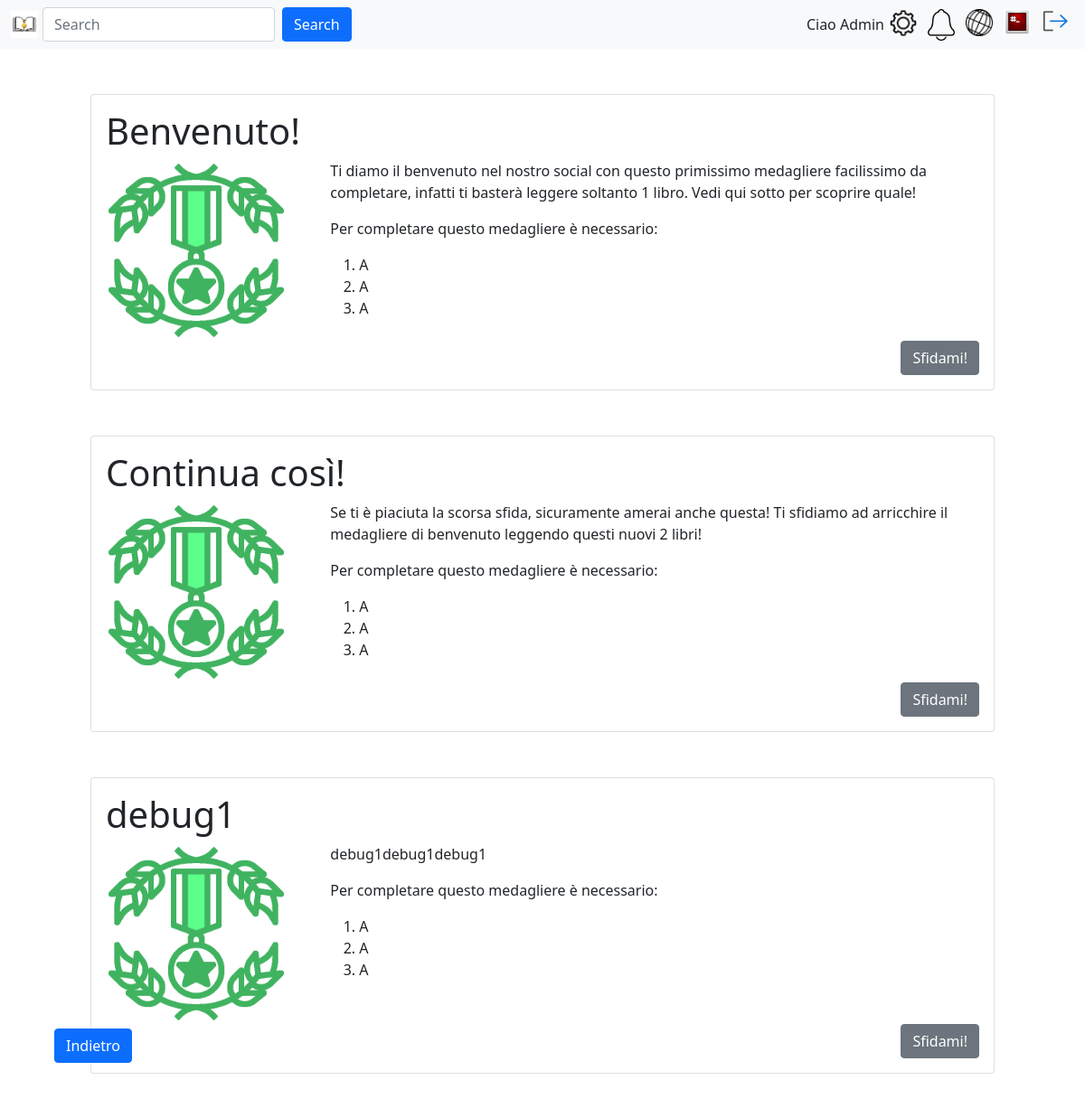
Page /newMedagliere.php (signed in) on the committed database.
### tables this page shows
CREATE TABLE `utente` (
  `id` int(8) NOT NULL AUTO_INCREMENT,
  `username` varchar(80) NOT NULL,
  `email` varchar(80) NOT NULL,
  `pwd` varchar(120) NOT NULL,
  `immagineProfilo` varchar(255) NOT NULL,
  `isAdmin` int(1) NOT NULL,
  `descrizione` varchar(150) DEFAULT NULL,
  `stato` int(1) NOT NULL,
  `numeroFollow` int(8) NOT NULL,
  PRIMARY KEY (`id`)
);

CREATE TABLE `medagliere` (
  `id` int(8) NOT NULL,
  `titolo` varchar(255) NOT NULL,
  `descrizione` varchar(1023) NOT NULL DEFAULT 'Un nuovo medagliere ti aspetta!',
  PRIMARY KEY (`id`),
  UNIQUE KEY `ID_MEDAGLIERE_IND` (`id`)
);

### include/login.model.php (called while the page is built, shortened)
<?php
require_once 'config.php';
function getDbImageName(string $username){
    global $conn;
    $sql = "SELECT immagineProfilo FROM utente WHERE username = ?";
    $stmt = $conn->prepare($sql);
    $stmt->bind_param("s", $username);
    $stmt->execute();
    $result = $stmt->get_result();
    return $result->fetch_assoc()['immagineProfilo'];
}
?>

### include/login.controller.php (called while the page is built, shortened)
<?php
function getUserImage(string $username){
    $defaultProfileImage = "images/users/default.png";
    $image = "images/users/" . getDbImageName($username);
    try {
        if (is_file($image) && (getimagesize($image) !== false)) {
                return $image;
            }
    }
    catch (Exception $e) {
        echo '<script>';
        echo 'console.log("Errore nel reperire l\'immagine del profilo utente da db");';
        echo '</script>';
        }
    return $defaultProfileImage;
}
?>

### include/selectors.php (called while the page is built, shortened)
<?php
require_once("config.php");
function getMedThatUserNotChallenge($idUser){
    global $conn;
    $sql = "SELECT M.id
            From medagliere M
            where M.id not in(select S.medagliereId
                        from sottoscrive S
                        where S.utenteId = ?);";
    $stmt = $conn->prepare($sql);
    $stmt->bind_param("i", $idUser);
    $stmt->execute();
    $result = $stmt->get_result();
    $tmp = $result->fetch_all(MYSQLI_ASSOC);
    return array_column($tmp, 'id');
}
function getMedInfo($medId){
    global $conn;
    $sql = "SELECT * FROM medagliere M WHERE M.id=?;";
    $stmt = $conn->prepare($sql);
    $stmt->bind_param("i", $medId);
    $stmt->execute();
    $result = $stmt->get_result();
    $tmp = $result->fetch_all(MYSQLI_ASSOC);
    return $tmp;
}
?>

### newMedagliere.php (the view, shortened to what this page needs)
<?php
require_once('include/insertOnDB.php');
require("include/selectors.php");
$basicAmount = 10;
$amountLoading = isset($_POST["amountLoad"]) ? $_POST["amountLoad"] : 0;
$amountForLoad = 5;
$toLoad = $basicAmount + ($amountLoading * $amountForLoad);
function createOneMed($medToPrint, $indexToConsider){
    $toAdd = "Med" . $indexToConsider;
    $infos = getMedInfo($medToPrint[$indexToConsider])[0];
    $titleMed = $infos["titolo"];
    $imgToAdd = "medagliaFacile.png";
    $descMed = $infos["descrizione"];
    $books = "<li>A</li><li>A</li><li>A</li>";
    $buttonText = "Sfidami!";
    $buttonValue = $infos["id"];
    $complete = "<div class=\"card medContainer\">" .
                    "<div class=\"card-body\" id=\"" . $toAdd . "\">" .
                        "<h1 class=\"card-text titleMed\">" . $titleMed . "</h1>" .
                        "<div class=\"allMedInfo d-flex\">" .
                            "<div class=\"titlecontainer\" id=\"titlecontainerMed1\">" .
                            "<img " .
                                "src=\"images/" . $imgToAdd . "\" " .
                                "class=\"rounded float-left imgmedagliere\" " .
                                "id=\"imgmedagliere" . $toAdd . "\" " .
                                "/>" .
                        "</div>" .
                        "<div class=\"infocontainer\" id=\"infocontainer" . $toAdd . "\">" .
                            "<p class=\"descrzionemed\">" . $descMed . "</p>" .
                            "<p class=\"messaggio\"> Per completare questo medagliere è necessario:</p>" .
                            "<ol>" .
                                $books .
                            "</ol>" .
                        "</div>" .
                    "</div>" .
                    "<footer>" .
                        "<button class=\"btn btn-secondary\" " .
                            "form=\"challengeNewMed\" " .
                            "type=\"submit\" " .
                            "name=\"submitButton\" ".
                            "value=\"" . $buttonValue . "\">" . $buttonText . "</button>" .
                    "</footer>" .
                "</div>" .
            "</div>";
    return $complete;
}
$userIdToConsider = $_SESSION["id"];
$medToPrint = getMedThatUserNotChallenge($userIdToConsider);
?>
<!DOCTYPE html>
<html lang="it">
<head>
    <link href="https://cdn.jsdelivr.net/npm/bootstrap@5.1.3/dist/css/bootstrap.min.css" rel="stylesheet"
>
    <link rel="stylesheet" type="text/css" href="css/JPNewMed.css">
    <link rel="stylesheet" type="text/css" href="css/landingPage.css">
</head>
<body>
    <?php require('navbarSelect.php'); ?>
    <section class="d-flex">
        <div class="col-1"></div>
        <div class="col-10" id="newMedaglieri">
        <form id="challengeNewMed"
            class="form-group"
            action="newMedagliere.php"
            method="post"
            enctype="multipart/form-data">
            <?php
            $upperbound = min(array($toLoad, sizeof($medToPrint)));
            for ($i=0; $i < $upperbound; $i++) {
                echo createOneMed($medToPrint, $i);
            } ?>
        </form>
        </div>
        <div class="col-1"></div>
    </section>
    <footer class="col-12">
        <button id="retBut" type="button" class="btn btn-primary">Indietro</button>
    </footer>
</body>
</html>

### navbar.php
<?php
include_once("include/login.controller.php");
include_once("include/login.model.php");
?>
<header>
    <nav class="navbar navbar-expand navbar-light bg-light">
        <div class="container-fluid">
            <a href="landingPage.php"> <img id="logo" src="images/logoLetturePremiateSmall.jpg" alt="Logo con libro e medaglia"> </a>
            <form class="d-flex me-auto">
                <input class="form-control me-2" type="search" placeholder="Search" aria-label="Search">
                <button class="btn btn-primary" type="submit">Search</button>
            </form>
          <div id="username" class="d-flex"><?php echo "Ciao " . ucfirst($_SESSION["username"]);?></div>
          <div class="d-flex" id="navbarSupportedContent">
            <ul class="navbar-nav">
              <li class="nav-item">
                <a href="settingPage.php"><img src="images/settingLogo.png" alt="Impostazioni"></a>
              </li>
              <li class="nav-item">
                <img src="images/notifyLogo.png" alt="Notifiche">
              </li>
              <li class="nav-item dropdown">
                <img src="images/discoveryLogo.png" alt="Scopri">
              </li>
              <li class="nav-item">
                <a href="profilePage.php"><img src=<?php echo getUserImage($_SESSION["username"]); ?> alt="Immagine Profilo"> </a>
              </li>
                <li class="nav-item">
                <a href="logout.php"><img src="images/log-out.png" alt="Logout"></a>
              </li>
            </ul>
          </div>
        </div>
      </nav>
</header>

### css/JPNewMed.css (style rules this page uses)
body footer button#retBut { position: fixed; bottom:5%; left: 5%; }
body section div div.medContainer { margin: 5% 0; }
body section div div.medContainer div footer button { position: relative; float:right; }
div.infocontainer { max-height: 300px; width: 80%; max-width: 700px; overflow-y: scroll; margin-left: 5%; }
img.imgmedagliere { max-width: 200px; aspect-ratio: 1; }

### css/landingPage.css (style rules this page uses)
#logo { width: 30px; height: auto; margin-right: 5px; }
#navbarSupportedContent img { width: 30px; height: auto; margin: 0 6px; }

### rows in the picture
utente: immagineProfilo (picture)
medagliere: titolo "Benvenuto!", descrizione "Ti diamo il benvenuto nel nostro social con questo primissimo medagliere facilissimo da completare, infatti ti basterà leggere soltanto 1 libro. Vedi qui sotto per scoprire quale!"
medagliere: titolo "Continua così!", descrizione "Se ti è piaciuta la scorsa sfida, sicuramente amerai anche questa! Ti sfidiamo ad arricchire il medagliere di benvenuto leggendo questi nuovi 2 libri!"
medagliere: titolo "debug1", descrizione "debug1debug1debug1"

### other values in the picture
$_SESSION["username"] "Admin"
